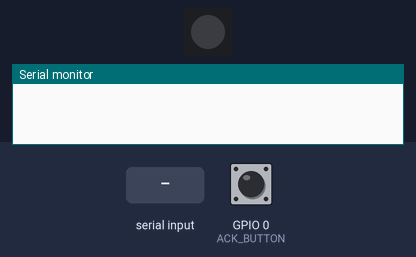
Bench run of a sketch on a simulated ESP32-S3. On the bench: 1 RGB LEDs in strip order, left to right, the last lines printed to the serial monitor. The test bench sets the inputs (shaded band); at power-on: GPIO 0 (ACK_BUTTON) HIGH. Dim RGB values are drawn brighter than linear.

Above: at 1.2 s.
1.3 s: "working 1\n" received over Serial
At 2.16 s:
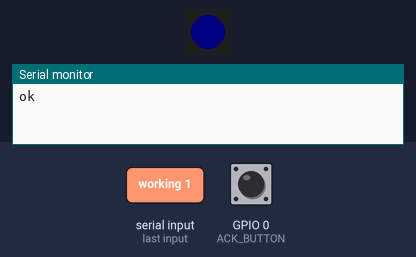
4.3 s: GPIO 0 (ACK_BUTTON) pulled LOW for 0.15 s
7.3 s: "approval 1\n" received over Serial
At 7.65 s:
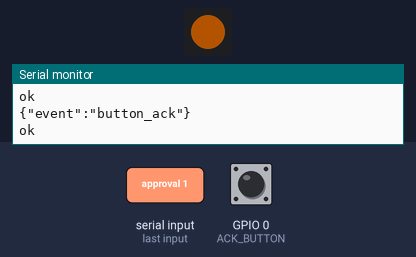
10.3 s: "done 1\n" received over Serial
At 12.72 s:
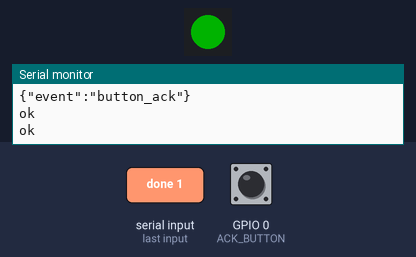
13.3 s: "compact\n" received over Serial
At 13.52 s:
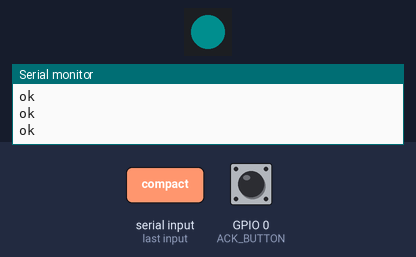
16.3 s: "sub+\n" received over Serial
At 17.24 s:
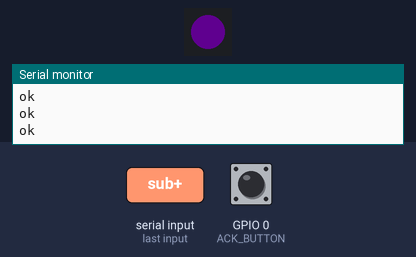
Timing chart, 0 to 34.5 s (numbered marks = the images above; inputs shaded):
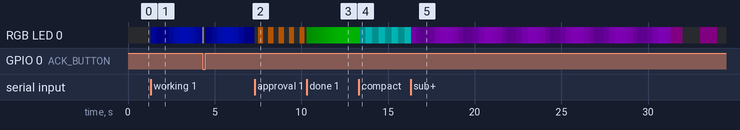

The sketch:

claude_status_led_serial.ino
```cpp
// Claude Code 狀態燈 - COM port 版（ESP32-S3 + 板載 WS2812）
// 由電腦上的 led_bridge.py 透過序列埠送指令，一行一個指令：
//   idle | working | approval | done | error | compact
//   sub+ | sub- | latch <id> | ack | flash <RRGGBB> <ms> <n> | ping | status
// 需要函式庫：Adafruit NeoPixel
// Arduino IDE 設定：用原生 USB 口時，Tools → USB CDC On Boot → Enabled
#include <Adafruit_NeoPixel.h>

#define LED_PIN    48   // DevKitC-1 v1.0 = 48，v1.1 = 38
#define LED_COUNT  1
#define ACK_BUTTON 0    // BOOT 鍵
#define LINK_TIMEOUT 15000  // 超過 15 秒沒收到任何指令 = bridge 斷線

Adafruit_NeoPixel led(LED_COUNT, LED_PIN, NEO_GRB + NEO_KHZ800);

// ================= 基礎狀態 =================
enum State { IDLE, WORKING, APPROVAL, DONE, ERR, COMPACT };
State state = IDLE;
int subagents = 0;
unsigned long lastRx = 0;
bool everConnected = false;

// ================= 鎖存事件 =================
struct Latch { const char* id; uint32_t color; uint8_t count; };
Latch latches[] = {
  { "fail",   0xFF4000, 0 },
  { "denied", 0xFF0000, 0 },
  { "task",   0x00FF00, 0 },
};
const int LATCH_N = sizeof(latches) / sizeof(latches[0]);
unsigned long cycleAnchor = 0;

const uint16_t BASE_MS  = 2500;
const uint16_t BLINK_MS = 150;
const uint16_t GAP_MS   = 500;
const uint8_t  MAX_SHOW = 5;

bool anyLatched() {
  for (int i = 0; i < LATCH_N; i++) if (latches[i].count) return true;
  return false;
}
void ack() { for (int i = 0; i < LATCH_N; i++) latches[i].count = 0; }

// ================= 一次性閃爍 =================
uint32_t flashColor = 0;
uint16_t flashMs = 0;
uint8_t  flashTimes = 0;
unsigned long flashStart = 0;
void startFlash(uint32_t rgb, uint16_t ms, uint8_t n) {
  flashColor = rgb; flashMs = ms; flashTimes = n; flashStart = millis();
}

// ================= 繪製 =================
void fillRGB(uint32_t c) {
  for (int i = 0; i < LED_COUNT; i++)
    led.setPixelColor(i, led.Color((c >> 16) & 0xFF, (c >> 8) & 0xFF, c & 0xFF));
  led.show();
}
void fill(uint8_t r, uint8_t g, uint8_t b) { fillRGB(((uint32_t)r << 16) | ((uint32_t)g << 8) | b); }

bool renderFlash() {
  if (flashTimes == 0) return false;
  unsigned long t = millis() - flashStart;
  unsigned long cycle = (unsigned long)flashMs * 2;
  if (t >= cycle * flashTimes) { flashTimes = 0; return false; }
  fillRGB((t % cycle) < flashMs ? flashColor : 0);
  return true;
}

void renderBase(unsigned long now) {
  // bridge 斷線：暗紫色慢閃
  if (everConnected && now - lastRx > LINK_TIMEOUT) {
    if ((now / 1000) % 2) fill(25, 0, 25); else fill(0, 0, 0);
    return;
  }
  switch (state) {
    case IDLE: fill(3, 3, 3); break;
    case WORKING: {
      if (subagents > 0) {
        float k = (sin(now / (400.0 / min(subagents, 4))) + 1.0) / 2.0;
        fill((uint8_t)(40 + 140 * k), 0, (uint8_t)(60 + 195 * k));
      } else {
        float k = (sin(now / 400.0) + 1.0) / 2.0;
        fill(0, (uint8_t)(20 * k), (uint8_t)(30 + 225 * k));
      }
      break;
    }
    case APPROVAL:
      if ((now / 300) % 2) fill(255, 120, 0); else fill(0, 0, 0);
      break;
    case DONE: {
      float k = (sin(now / 900.0) + 1.0) / 2.0;
      fill(0, (uint8_t)(40 + 215 * k), 0);
      break;
    }
    case ERR:
      if ((now / 700) % 2) fill(255, 0, 0); else fill(0, 0, 0);
      break;
    case COMPACT: {
      float k = (sin(now / 120.0) + 1.0) / 2.0;
      fill(0, (uint8_t)(60 + 195 * k), (uint8_t)(60 + 195 * k));
      break;
    }
  }
}

bool renderLatches(unsigned long now) {
  if (!anyLatched()) return false;
  unsigned long overlay = 0;
  for (int i = 0; i < LATCH_N; i++)
    if (latches[i].count)
      overlay += (unsigned long)min(latches[i].count, MAX_SHOW) * BLINK_MS * 2 + GAP_MS;

  unsigned long pos = (now - cycleAnchor) % (overlay + BASE_MS);
  if (pos >= overlay) return false;

  for (int i = 0; i < LATCH_N; i++) {
    if (!latches[i].count) continue;
    unsigned long seg = (unsigned long)min(latches[i].count, MAX_SHOW) * BLINK_MS * 2;
    if (pos < seg) { fillRGB((pos % (BLINK_MS * 2)) < BLINK_MS ? latches[i].color : 0); return true; }
    pos -= seg;
    if (pos < GAP_MS) { fill(0, 0, 0); return true; }
    pos -= GAP_MS;
  }
  return false;
}

void render() {
  unsigned long now = millis();
  if (renderFlash()) return;
  if (renderLatches(now)) return;
  renderBase(now);
}

// ================= 按鈕 =================
void checkButton() {
  static bool last = HIGH;
  static unsigned long lastChange = 0;
  bool cur = digitalRead(ACK_BUTTON);
  if (cur != last && millis() - lastChange > 40) {
    lastChange = millis();
    last = cur;
    if (cur == LOW) {
      ack();
      if (state == DONE || state == ERR) state = IDLE;
      startFlash(0xFFFFFF, 80, 1);
      Serial.println("{\"event\":\"button_ack\"}");
    }
  }
}

// ================= 序列埠指令 =================
void sendStatus() {
  String j = String("{\"state\":") + state + ",\"subagents\":" + subagents + ",\"latches\":{";
  for (int i = 0; i < LATCH_N; i++) {
    j += String("\"") + latches[i].id + "\":" + latches[i].count;
    if (i < LATCH_N - 1) j += ",";
  }
  Serial.println(j + "}}");
}

void handleCmd(String line) {
  line.trim();
  if (!line.length()) return;
  lastRx = millis();
  everConnected = true;

  int sp = line.indexOf(' ');
  String cmd = sp < 0 ? line : line.substring(0, sp);
  String arg = sp < 0 ? ""   : line.substring(sp + 1);

  if      (cmd == "idle")     { subagents = 0; state = IDLE; }
  else if (cmd == "working")  { state = WORKING; }
  else if (cmd == "approval") { state = APPROVAL; }
  else if (cmd == "done")     { subagents = 0; state = DONE; }
  else if (cmd == "error")    { subagents = 0; state = ERR; }
  else if (cmd == "compact")  { state = COMPACT; }
  else if (cmd == "sub+")     { subagents++; state = WORKING; }
  else if (cmd == "sub-")     { if (subagents > 0) subagents--; }
  else if (cmd == "ack")      { ack(); }
  else if (cmd == "ping")     { /* 只更新 lastRx */ }
  else if (cmd == "status")   { sendStatus(); return; }
  else if (cmd == "latch") {
    for (int i = 0; i < LATCH_N; i++) {
      if (arg == latches[i].id) {
        if (!anyLatched()) cycleAnchor = millis();
        if (latches[i].count < 255) latches[i].count++;
      }
    }
  }
  else if (cmd == "flash") {
    char hex[7] = {0}; int ms = 150, n = 1;
    sscanf(arg.c_str(), "%6s %d %d", hex, &ms, &n);
    startFlash(strtoul(hex, nullptr, 16), ms, n);
  }
  else { Serial.println("{\"err\":\"unknown\"}"); return; }

  Serial.println("ok");
}

void pollSerial() {
  static String buf;
  while (Serial.available()) {
    char c = Serial.read();
    if (c == '\n' || c == '\r') { handleCmd(buf); buf = ""; }
    else if (buf.length() < 64) buf += c;
  }
}

void setup() {
  Serial.begin(115200);
  pinMode(ACK_BUTTON, INPUT_PULLUP);
  led.begin();
  led.setBrightness(60);
  fill(3, 3, 3);
}

void loop() {
  pollSerial();
  checkButton();
  render();
  delay(5);
}
```
